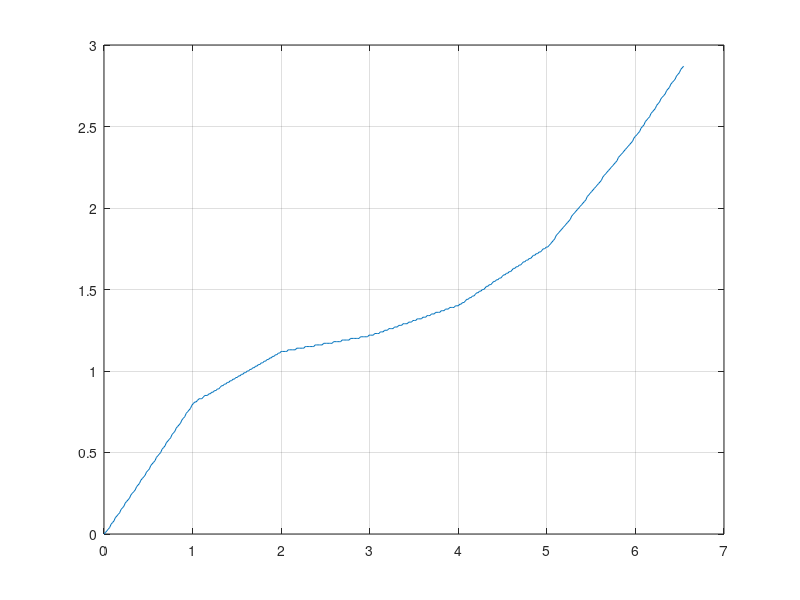

This chart was generated by the following MATLAB code:
p = dlmread('4.csv', ';', 1, 0);

nz = find(p(:,2));

p = p(nz-1:end,:);

t0 = p(1,1);
p(:,1) = (p(:,1) - t0) * 10^(-6);
plot(p(:, 1), p(:,2));
grid;

%axis([0 12 d0 120])